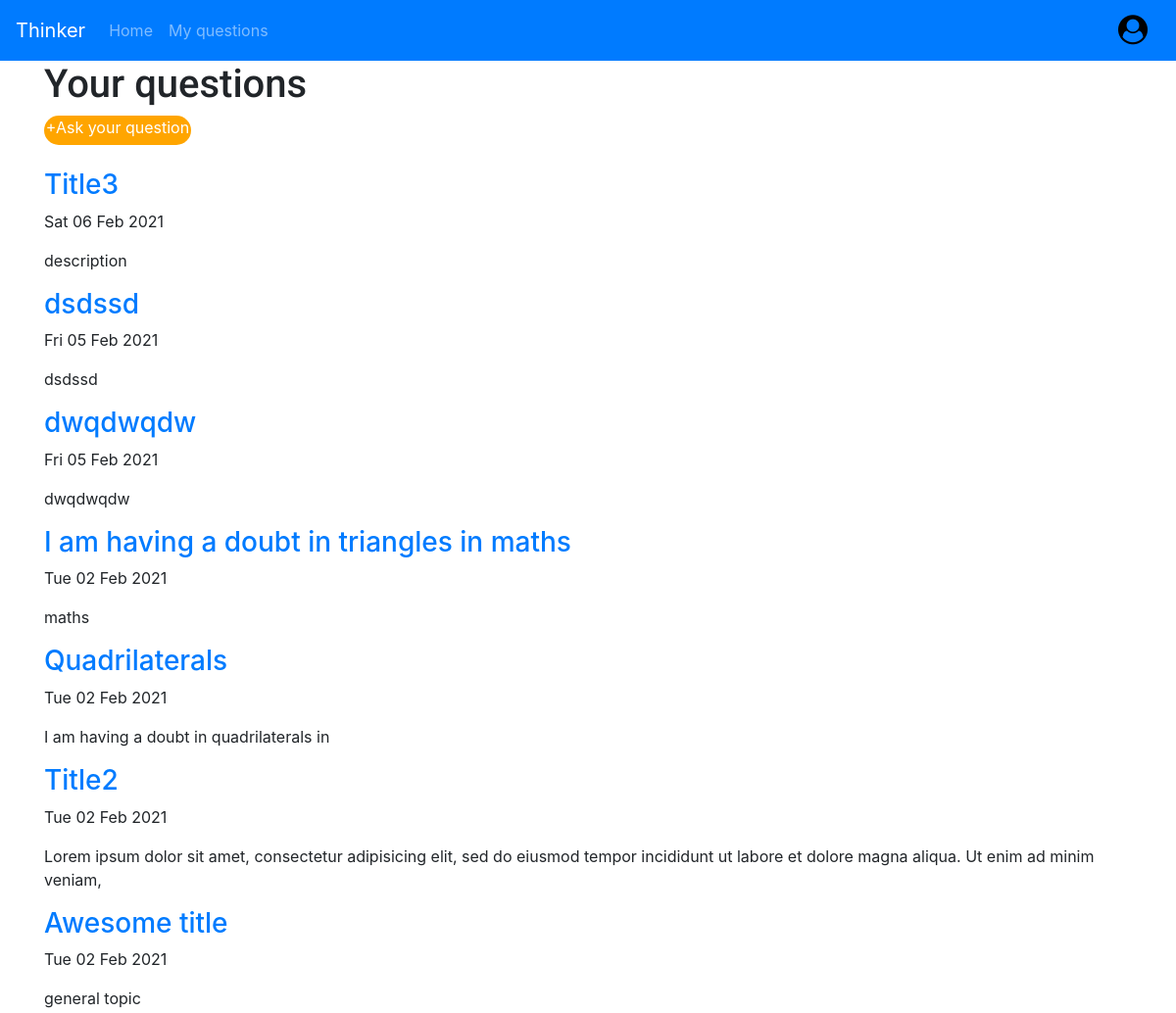
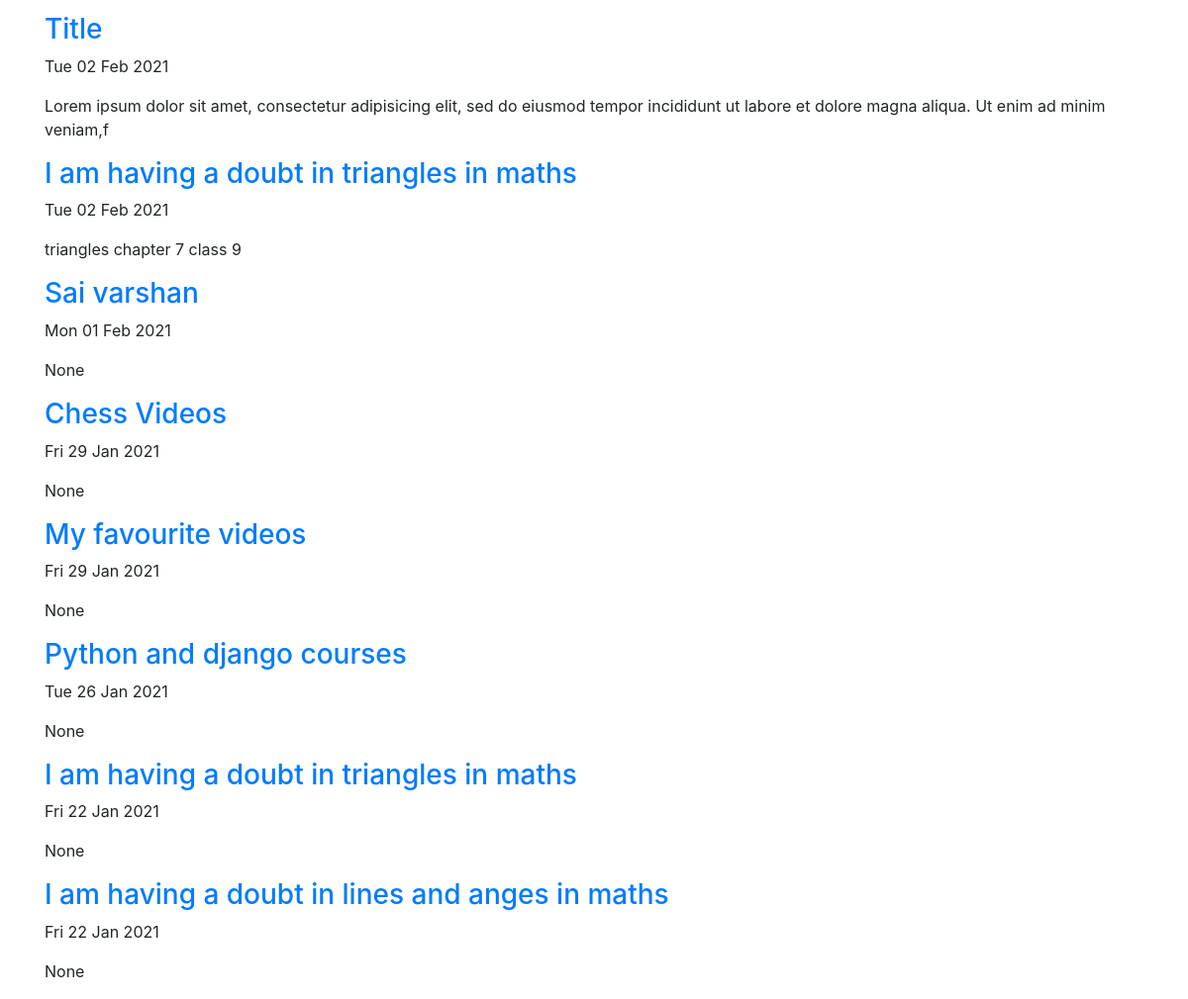
Page /question/myquestions/ (signed in) on the committed database (2 pictures, top to bottom).
### question/models.py (models this page shows, shortened)
class question(models.Model):
    username = models.ForeignKey(userprofile,blank=True,on_delete=models.CASCADE,null=True)
    title = models.CharField(max_length=150,help_text='*required')
    description = models.CharField(max_length=150,null=True,help_text='*required')
    date = models.DateTimeField(auto_now_add=True)
    categories = (('maths','maths'),('biology','biology'),('physics','physics'),('chemistry','chemistry'),('history','history'),('geography','geography'),('democratic politics','democratic politics'),('economics','economics'),('english','english'),
                  ('Computer science','Computer science'),('Tamil','Tamil'),('Hindi','Hindi'),('General','General'))
    category = models.CharField(max_length=100,choices=categories,default='maths',help_text='*required')
    image1 = models.ImageField(upload_to="question/images/",blank=True,null=True)
    image2 = models.ImageField(upload_to="question/images/",blank=True,null=True)
    image3 = models.ImageField(upload_to="question/images/",blank=True,null=True)
    file = models.FileField(upload_to='question/files/',blank=True)
    question = models.TextField(max_length=None,help_text='*required')
    upvote = models.ManyToManyField(userprofile,blank=True,related_name="upvoted_question")
    views = models.PositiveIntegerField(default=0)
    user_viewed =  models.ManyToManyField(userprofile,blank=True,related_name="viewd_question")
    reported_users = models.ManyToManyField(userprofile,blank=True,related_name="report_question")
    report = models.PositiveIntegerField(default=0)
    bookmark_question = models.ManyToManyField(userprofile,blank=True,related_name="bookmark_question")
    user_ip = models.TextField(default='first_user')

### question/views.py (the view)
# urls.py: path('myquestions/',views.myquestions,name="myquestions"),
def myquestions(request):
    try:
        username = userprofile.objects.get(user=request.user)
    except:
        pass
    if request.user.is_authenticated:
        my_questions = question.objects.filter(username=username).order_by('-date')
        return render(request,'question/myquestions.html',{'questions':my_questions,
                                                         'username':username })
    else:
        return render(request,'question/myquestions.html')

### question/templates/question/myquestions.html (shortened to what this page needs)
{% extends "question/base.html" %}
{% load static %}
{% block content %}
<h1 style="font-family: 'Roboto', sans-serif;">Your questions</h1>
<a role="button" class="new_question_button" href="{% url 'question:new_question' %}">+Ask your question</a><br>
  {% for question in questions %}
    <a class="link" href="{% url 'question:viewquestion' question.id %}"><h3>{{ question.title }}</h3></a>
    <p>{{ question.date|date:"D d M Y" }}</p>
    <p>{{ question.description|truncatechars:150 }}</p>
  {% endfor %}
{% endblock %}

### question/static/css/question_page.css (style rules this page uses)
html { font-size: 16px; }
.new_question_button { border-radius: 100px; text-decoration: none; background-color: orange; display: block; height: 30px; width: 150px; color: white; text-align:center; }

### question/templates/question/base.html (style rules this page uses)
body { font-size: 16px; background-image: url(https://encrypted-tbn0.gstatic.com/images?q=tbn:ANd9GcRjK8RgPhUofA_D-3ioqeXlOn-fr3ISsH4zng&usqp=CAU); background-size: cover; }

### question/templates/question/myquestions.html (style rules this page uses)
.new_question_button { border-radius: 100px; text-decoration: none; background-color: orange; display: block; height: 30px; width: 150px; color: white; text-align:center; }

### rows in the picture
question: title "Title3", date "Sat 06 Feb 2021", description "description"
question: title "dsdssd", date "Fri 05 Feb 2021", description "dsdssd"
question: title "dwqdwqdw", date "Fri 05 Feb 2021", description "dwqdwqdw"
question: title "I am having a doubt in triangles in maths", date "Tue 02 Feb 2021", description "maths"
question: title "Quadrilaterals", date "Tue 02 Feb 2021", description "I am having a doubt in quadrilaterals in"
question: title "Title2", date "Tue 02 Feb 2021", description "Lorem ipsum dolor sit amet, consectetur adipisicing elit, sed do eiusmod tempor incididunt ut labore et dolore magna aliqua. Ut enim ad minim veniam,"
question: title "Awesome title", date "Tue 02 Feb 2021", description "general topic"
question: title "Title", date "Tue 02 Feb 2021", description "Lorem ipsum dolor sit amet, consectetur adipisicing elit, sed do eiusmod tempor incididunt ut labore et dolore magna aliqua. Ut enim ad minim veniam,f"
question: title "I am having a doubt in triangles in maths", date "Tue 02 Feb 2021", description "triangles chapter 7 class 9"
question: title "Sai varshan", date "Mon 01 Feb 2021", description "None"
question: title "Chess Videos", date "Fri 29 Jan 2021", description "None"
question: title "My favourite videos", date "Fri 29 Jan 2021", description "None"
question: title "Python and django courses", date "Tue 26 Jan 2021", description "None"
question: title "I am having a doubt in triangles in maths", date "Fri 22 Jan 2021", description "None"
question: title "I am having a doubt in lines and anges in maths", date "Fri 22 Jan 2021", description "None"
